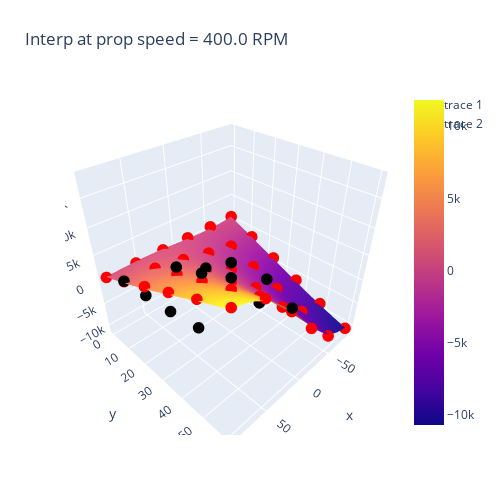

Notebook source saved alongside this figure:
### Code cell
rpm = 400
noise_plot_trend_df = lf_noise_df[lf_noise_df.propspeed == rpm]
fig = go.Figure(
    data=[
        go.Surface(
            z=noise_y_data_interp_plt,
            y=airspeed_mat_i[:, :, 0],
            x=discangle_mat_i[:, :, 0],
        ),
        # go.Surface(
        #     z=noise_y_data_interp_plt + 3 * np.sqrt(noise_variance_plt),
        #     y=airspeed_mat_i[:, :, 0],
        #     x=discangle_mat_i[:, :, 0],
        # ),
        go.Scatter3d(
            x=noise_plot_trend_df.discangle,
            y=noise_plot_trend_df.airspeed,
            z=noise_plot_trend_df.load_noise,
            mode="markers",
            marker=dict(color="black", size=4),
        ),
        go.Scatter3d(
            x=noise_plot_trend_df.discangle,
            y=noise_plot_trend_df.airspeed,
            z=noise_plot_trend_df.load,
            mode="markers",
            marker=dict(color="red", size=4),
        ),
    ]
)

fig.update_layout(
    title=f"Interp at prop speed = {plot_rpm} RPM",
    autosize=False,
    width=500,
    height=500,
    margin=dict(l=65, r=50, b=65, t=90),
)

fig.show()

### Figure 1 — Plotly figure (JSON) as saved in the notebook; plotly's stock layout.template omitted (floating-point values rounded to 4 significant figures; data arrays with more than 128 entries replaced by an {"elided": "..."} marker saying what was removed)
{"data": [{"type": "surface", "x": {"elided": "57x58 float values"}, "y": {"elided": "57x58 float values"}, "z": {"elided": "57x58 float values"}}, {"marker": {"color": "black", "size": 4}, "mode": "markers", "type": "scatter3d", "x": [-90, -90, -90, -90, -90, -90, -54, -54, -54, -54, -54, -54, -18, -18, -18, -18, -18, -18, 18.0, 18.0, 18.0, 18.0, 18.0, 18.0, 54, 54, 54, 54, 54, 54, 90, 90, 90, 90, 90, 90], "y": [0, 12, 24, 36.0, 48, 60, 0, 12, 24, 36.0, 48, 60, 0, 12, 24, 36.0, 48, 60, 0, 12, 24, 36.0, 48, 60, 0, 12, 24, 36.0, 48, 60, 0, 12, 24, 36.0, 48, 60], "z": [640.0, -1664.0, -3968.0, -6272.0, -8576.0, -10880.0, 640.0, -1224.0, -3088.0, -4952.0, -6816.0, -8680.0, 640.0, -71.98, -784.0, -1496.0, -2208.0, -2920.0, 640.0, 1352.0, 2529.0, 1441.0, 2216.0, 4839.0, 640.0, 1626.0, 5710.0, 7616.0, 9958.0, 12890.0, 640.0, 3049.0, 3601.0, 4214.0, 5171.0, 18120.0]}, {"marker": {"color": "red", "size": 4}, "mode": "markers", "type": "scatter3d", "x": [-90, -90, -90, -90, -90, -90, -54, -54, -54, -54, -54, -54, -18, -18, -18, -18, -18, -18, 18.0, 18.0, 18.0, 18.0, 18.0, 18.0, 54, 54, 54, 54, 54, 54, 90, 90, 90, 90, 90, 90], "y": [0, 12, 24, 36.0, 48, 60, 0, 12, 24, 36.0, 48, 60, 0, 12, 24, 36.0, 48, 60, 0, 12, 24, 36.0, 48, 60, 0, 12, 24, 36.0, 48, 60, 0, 12, 24, 36.0, 48, 60], "z": [640.0, -1664.0, -3968.0, -6272.0, -8576.0, -10880.0, 640.0, -1224.0, -3088.0, -4952.0, -6816.0, -8680.0, 640.0, -71.98, -784.0, -1496.0, -2208.0, -2920.0, 640.0, 1352.0, 2064.0, 2776.0, 3488.0, 4200.0, 640.0, 2504.0, 4368.0, 6232.0, 8096.0, 9960.0, 640.0, 2944.0, 5248.0, 7552.0, 9856.0, 12160.0]}], "layout": {"autosize": false, "height": 500, "margin": {"b": 65, "l": 65, "r": 50, "t": 90}, "title": {"text": "Interp at prop speed = 400.0 RPM"}, "width": 500}}
